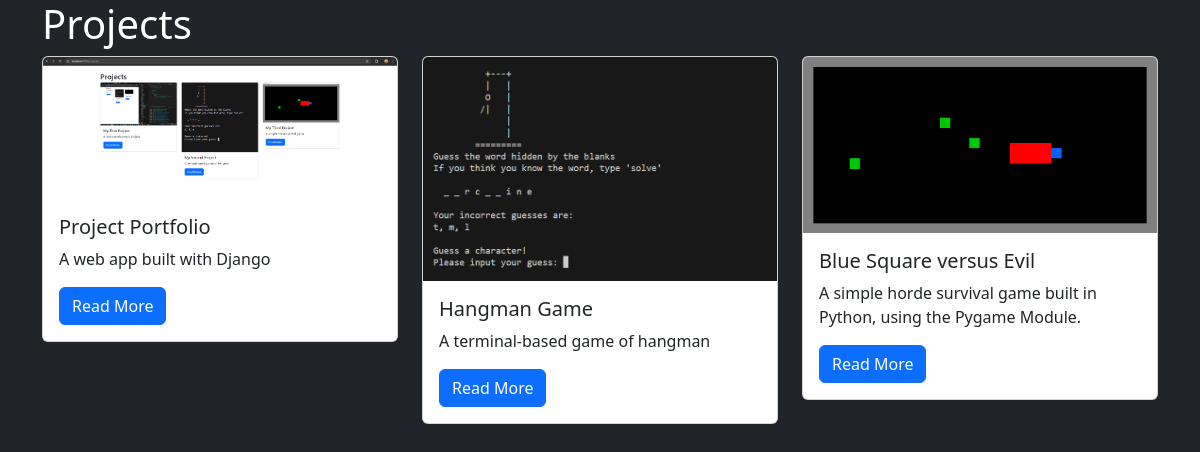
/projects/, run on the app's committed database.
### projects/models.py (models this page shows)
class Project(models.Model):
    title = models.CharField(max_length=100)
    description = models.TextField()
    short_description = models.TextField(blank=True)
    technology = models.CharField(max_length=20)
    image = models.FileField(upload_to="project_images/", blank=True)
    exe_file = models.FileField(upload_to="project_downloads", blank=True)
    video_demo = models.FileField(blank=True, null=True)

### projects/views.py (the view)
# urls.py: path("", views.project_index, name="project_index"),
def project_index(request):
    projects = Project.objects.all()
    context = {
        "projects":projects
    }
    return render(request, "projects/project_index.html", context)

### projects/templates/projects/project_index.html (shortened to what this page needs)
{% extends "base.html" %}
{% block page_content %}
<h1>Projects</h1>
<div class="row">
{% for project in projects %}
    <div class="col-md-4">
        <div class="card mb-2">
            {% if project.image %}
                <img class="card-img-top" src="{{ project.image.url }}">
            {% endif %}
            <div class="card-body">
                <h5 class="card-title">{{ project.title }}</h5>
                <p class="card-text">{{ project.short_description }}</p>
                <a href="{% url 'project_detail' project.pk %}"
                   class="btn btn-primary">
                    Read More
                </a>
            </div>
        </div>
    </div>
    {% endfor %}
</div>
{% endblock %}

### templates/base.html (shortened to what this page needs)
<!DOCTYPE html>
<html lang="en">
<head>
    <link
        href="https://cdn.jsdelivr.net/npm/bootstrap@5.3.1/dist/css/bootstrap.min.css"
        rel="stylesheet"
    >
</head>
<body class="container bg-dark text-white">
    {% block page_content %}{% endblock page_content %}
</body>
</html>

### data on the page
Project: image (picture), title "Project Portfolio", short_description "A web app built with Django"
Project: image (picture), title "Hangman Game", short_description "A terminal-based game of hangman"
Project: image (picture), title "Blue Square versus Evil", short_description "A simple horde survival game built in Python, using the Pygame Module."
